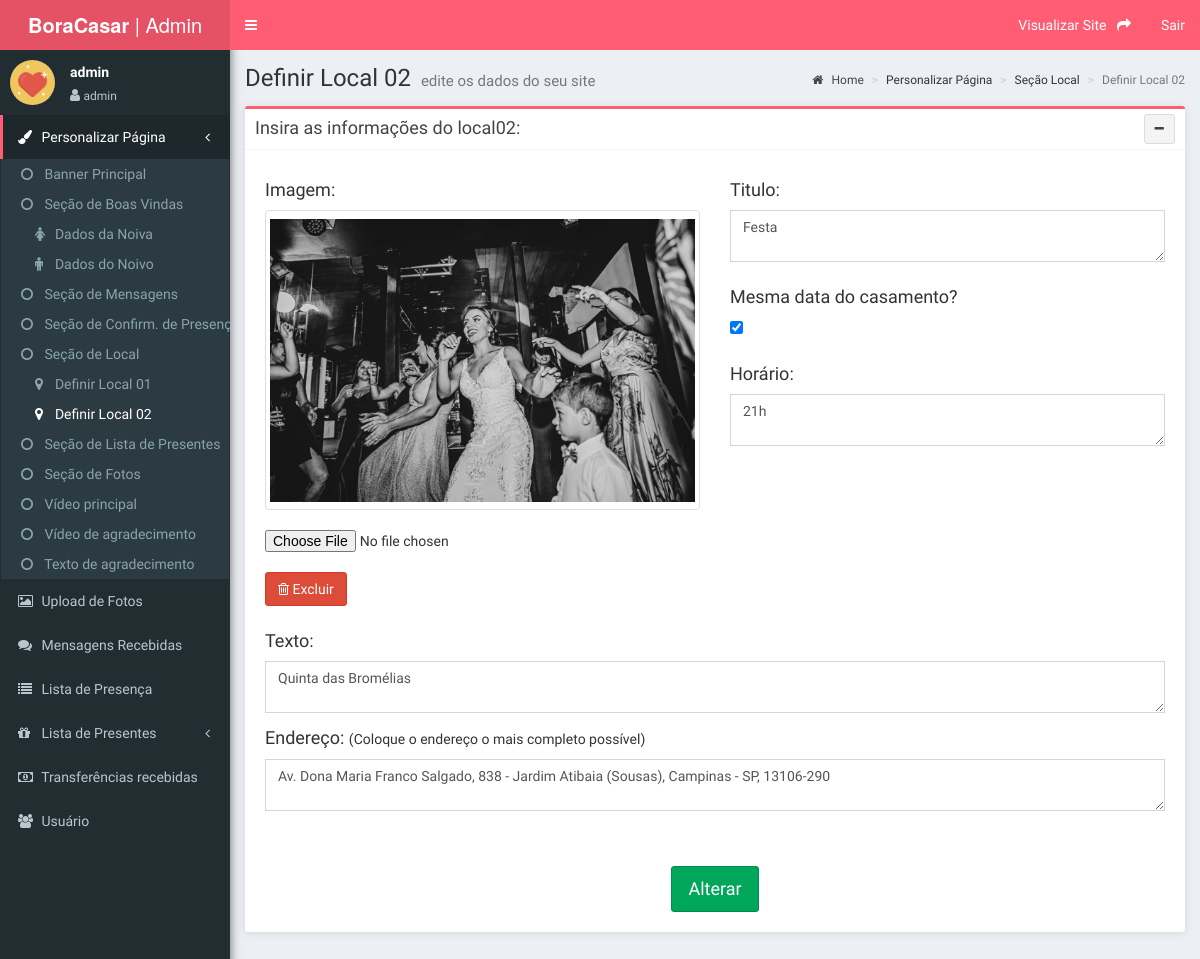
Screenshot of /personalizar-secao-local02 (signed in) with the database file from the repository.
### tables this page shows
CREATE TABLE `meusite` (
  `id` int NOT NULL,
  `titulo` text,
  `video` text,
  `cabecalho_imagem` text,
  `titulo_banner` text,
  `data_casamento` date DEFAULT NULL,
  `section01_titulo` text,
  `section01_subtitulo` text,
  `section01_texto` text,
  `local_titulo` text,
  `local_subtitulo` text,
  `local_imagem` text,
  `local_local01_titulo` text,
  `local_local01_horario` text,
  `local_local01_texto` text,
  `local_local01_imagem` text,
  `local_local01_mapa` text,
  `noiva_nome` text,
  `noiva_desc` text,
  `noiva_img` text,
  `noivo_nome` text,
  `noivo_desc` text,
  `noivo_img` text,
  `mensagens_titulo` text,
  `mensagens_subtitulo` text,
  `mensagens_imagem` text,
  `mensagens_quantidade` int DEFAULT NULL,
  `presenca_titulo` text,
  `presenca_subtitulo` text,
  `presenca_aviso` text,
  `fotos_titulo` text,
  `fotos_subtitulo` text,
  `presentes_titulo` text,
  `presentes_subtitulo` text,
  `pix` text,
  `pix_img` text,
  `video_presente` text,
  `brand` text,
  `texto_presente` text,
  `local_local02_titulo` text,
  `local_local02_horario` text,
  `local_local02_texto` text,
  `local_local02_imagem` text,
  `local_local02_mapa` text,
  `locais` int DEFAULT NULL,
  `tem_lista` int DEFAULT NULL,
  `data_local02` date DEFAULT NULL,
  `data_local01` date DEFAULT NULL,
  PRIMARY KEY (`id`)
);

### banco-meusite.php (called while the page is built, shortened)
<?php
function listaMeusite($conexao) {
    $query = "select * from meusite";
    $resultado = mysqli_query($conexao, $query);
    return mysqli_fetch_assoc($resultado);
}

### personalizar-secao-local02.php (the view, shortened to what this page needs)
<?php
require_once 'header.php';
require_once 'conecta.php';
require_once 'banco-meusite.php';
$infos = listaMeusite($conexao);
?>
  <div class="content-wrapper">
    <section class="content-header">
      <h1>
        Definir Local 02
        <small>edite os dados do seu site</small>
      </h1>
      <ol class="breadcrumb">
        <li><a href="/"><i class="fa fa-home"></i> Home</a></li>
        <li>Personalizar Página</li>
        <li>Seção Local</li>
        <li class="active">Definir Local 02</li>
      </ol>
    </section>
    <section class="content">
      <form action="altera-secao-local-local02.php" method="POST" enctype="multipart/form-data">
        <div class="box">
          <div class="box-header with-border">
            <h3 class="box-title">Insira as informações do local02:</h3>
            <div class="pull-right box-tools">
              <button type="button" class="btn btn-default btn-sm" data-widget="collapse" data-toggle="tooltip" title="" data-original-title="Collapse">
                <i class="fa fa-minus"></i></button>
            </div>
          </div>
          <div class="box-body pad" style="">
            <div class="box-body mb-1">
              <div class="row">
                <div class="col-md-6">
                    <div class="form-group">
                        <h4>Imagem:</h4>
                      <?php if (!empty($infos['local_local02_imagem'])): ?>
                      <img id="blah" src="upload/<?= ($infos['local_local02_imagem']) ?>" class="thumbnail img-rounded img-md"/>
                      <input id="imgLocalInput" value="<?= ($infos['local_local02_imagem']) ?>" type="file" name="local_local02_imagem" class="form-control-file" accept=".jpg, .jpeg, .heic, .webp">
                      <br>
                      <a data-url="apaga-foto-local2?id=" data-id="<?= $infos['local_local02_imagem'] ?>" class="btn btn-danger" data-toggle="modal" data-target="#modal-excluir">
                        <i class="fa fa-trash-o"></i> Excluir
                            </a>
                        <?php else: ?>
                        <img id="blah" src="img/img.jpg" class="thumbnail img-rounded img-md" />
                        <input id="imgLocalInput" value="<?= ($infos['local_local02_imagem']) ?>" type="file" name="local_local02_imagem" class="form-control-file" accept=".jpg, .jpeg, .heic, .webp">
                    <?php endif; ?>
                    </div>
                </div>
                <div class="col-md-6">
                    <div class="form-group">
                      <h4>Titulo:</h4>
                      <textarea name="local_local02_titulo" class="form-control"><?= htmlspecialchars($infos['local_local02_titulo']) ?></textarea>
                    </div>
                </div>
                <?php
$checked = ($infos['data_local02'] === $infos['data_casamento']) ? 'checked' : '';
?>
                <div class="col-md-6">
  <div class="form-group">
    <h4>Mesma data do casamento?</h4>
    <input
      type="checkbox"
      id="mesmaData"
      name="mesmaData"
      <?= $checked ?>
      onchange="atualizarDataFesta()">
  </div>
</div>
                <div class="col-md-6">
                    <div class="form-group">
                      <h4>Horário:</h4>
                      <textarea name="local_local02_horario" class="form-control"><?= htmlspecialchars($infos['local_local02_horario']) ?></textarea>
                    </div>
                </div>
                <div class="col-md-12">
                  <div class="form-group">
                    <h4>Texto:</h4>
                    <textarea type="text" name="local_local02_texto" class="form-control"><?= ($infos['local_local02_texto']) ?></textarea>
                  </div>
                </div>
                <div class="col-md-12">
                  <div class="form-group">
                    <span class="h4">Endereço: </span><span>(Coloque o endereço o mais completo possível)</p>
                    <textarea name="local_local02_mapa" class="form-control"><?= htmlspecialchars($infos['local_local02_mapa']) ?></textarea>
                  </div>
                </div>
              </div>
            </div>
          </div>
                  <div class="row">
          <div class="center-block text-center">
            <input type="submit" class="btn btn-success btn-lg margin-bottom margin" value="Alterar">
          </div>
        </div>
        </div>
      </form>
    </section>
  </div>
<?php
require_once 'footer.php';
?>

### header.php (shortened to what this page needs)
<!DOCTYPE html>
<html>
<head>
  <link rel="stylesheet" href="bower_components/bootstrap/dist/css/bootstrap.min.css">
  <link rel="stylesheet" href="bower_components/font-awesome/css/font-awesome.min.css">
  <link rel="stylesheet" href="bower_components/Ionicons/css/ionicons.min.css">
  <link rel="stylesheet" href="dist/css/AdminLTE.min.css">
  <link rel="stylesheet" href="dist/css/skins/_all-skins.min.css">
  <link rel="stylesheet" href="plugins/bootstrap-wysihtml5/bootstrap3-wysihtml5.min.css">
  <link rel="stylesheet" href="bower_components/datatables.net-bs/css/dataTables.bootstrap.min.css">
  <link rel="stylesheet" href="bower_components/bootstrap-daterangepicker/daterangepicker.css">
  <link rel="stylesheet" href="bower_components/bootstrap-datepicker/dist/css/bootstrap-datepicker.min.css">
  <link rel="stylesheet" href="dist/css/style.css">
  <link rel="stylesheet" href="dist/css/espacamento.css">
  <link rel="stylesheet" href="dist/css/tema.css">
</head>
<body class="hold-transition skin-purple sidebar-mini">
<div class="wrapper">
  <header class="main-header">
    <a href="personalizar-banner-principal" class="logo">
      <span class="logo-lg">
      <b>BoraCasar</b> | Admin
      </span>
    </a>
    <nav class="navbar navbar-static-top">
      <a href="#" class="sidebar-toggle" data-toggle="push-menu" role="button">
      </a>
      <div class="navbar-custom-menu">
        <ul class="nav navbar-nav">
          <li>
          <a href="\" target="_blank">Visualizar Site &nbsp <i class="fa fa-share"></i></a>
          </li>
          <li>
            <a href="logout">Sair</i></a>
          </li>
        </ul>
      </div>
    </nav>
  </header>
  <aside class="main-sidebar">
    <section class="sidebar">
      <div class="user-panel">
        <div class="pull-left image">
          <img src="dist/img/user.png" class="img-circle" alt="User Image">
        </div>
        <div class="pull-left info">
          <p><?= $_SESSION["usuario_nome"] ?></p>
       <i class="fa fa-user" style="color: #b8c7ce"></i> <span class="h6" style="color: #b8c7ce"><?= $_SESSION["usuario_permissao"] ?></span>
        </div>
      </div>
      <ul class="sidebar-menu" data-widget="tree">
<?php if ($_SESSION["usuario_permissao"] == "admin"){?>
        <li id="liPerso" class=" treeview">
          <a href="#">
            <i class="fa fa-paint-brush"></i> <span>Personalizar Página</span>
            <span class="pull-right-container">
              <i class="fa fa-angle-left pull-right"></i>
            </span>
          </a>
          <ul class="treeview-menu" style="">
            <li id="liPersoBanner"><a href="personalizar-banner-principal"><i class="fa fa-circle-o"></i> Banner Principal</a></li>
            <li id="liPersoSecaoBoasVindas"><a href="personalizar-secao-boas-vindas"><i class="fa fa-circle-o"></i> Seção de Boas Vindas</a></li>
            <li id="liPersoSecaoBoasVindasNoiva"><a href="personalizar-secao-boas-vindas-noiva"> &nbsp &nbsp <i class="fa fa-female"></i>Dados da Noiva</a></li>
            <li id="liPersoSecaoBoasVindasNoivo"><a href="personalizar-secao-boas-vindas-noivo"> &nbsp &nbsp <i class="fa fa-male"></i>Dados do Noivo</a></li>
            <li id="liPersoSecaoMensagens"><a href="personalizar-secao-mensagens"><i class="fa fa-circle-o"></i> Seção de Mensagens</a></li>
            <li id="liPersoSecaoPresenca"><a href="personalizar-secao-presenca"><i class="fa fa-circle-o"></i> Seção de Confirm. de Presença</a></li>
            <li id="liPersoSecaoLocal"><a href="personalizar-secao-local"><i class="fa fa-circle-o"></i> Seção de Local</a></li>
            <li id="liPersoSecaoLocal01"><a href="personalizar-secao-local01"> &nbsp &nbsp <i class="fa fa-map-marker"></i>Definir Local 01</a></li>
            <li id="liPersoSecaoLocal02"><a href="personalizar-secao-local02"> &nbsp &nbsp <i class="fa fa-map-marker"></i>Definir Local 02</a></li>
            <li id="liPersoSecaoPresentes"><a href="personalizar-secao-presentes"><i class="fa fa-circle-o"></i> Seção de Lista de Presentes</a></li>
            <li id="liPersoSecaoFotos"><a href="personalizar-secao-fotos"><i class="fa fa-circle-o"></i> Seção de Fotos</a></li>
            <li id="liPersoVideo"><a href="personalizar-video"><i class="fa fa-circle-o"></i> Vídeo principal</a></li>
            <li id="liPersoVideo2"><a href="personalizar-video2"><i class="fa fa-circle-o"></i> Vídeo de agradecimento</a></li>
            <li id="liPersoTextoPre"><a href="personalizar-texto-presente"><i class="fa fa-circle-o"></i> Texto de agradecimento</a></li>
          </ul>
        </li>
        <li id="liUpFotos"><a href="fotos">
          <i class="fa fa-photo"></i> <span>Upload de Fotos</span>
        </a></li>
        <li id="liMensagens"><a href="mensagens">
          <i class="fa fa-comments"></i> <span>Mensagens Recebidas</span>
        </a></li>
        <li id="liPresenca"><a href="presenca">
          <i class="fa fa-list"></i> <span>Lista de Presença</span>
        </a></li>
        <li id="liPresentes" class="treeview">
          <a href="#">
            <i class="fa fa-gift"></i> <span>Lista de Presentes</span>
            <span class="pull-right-container">
              <i class="fa fa-angle-left pull-right"></i>
            </span>
          </a>
        </li><li id="liTransfer"><a href="transferencias">
          <i class="fa fa-money"></i> <span>Transferências recebidas</span>
        </a></li>
        <li id="liUser"><a href="cadastro-usuarios">
          <i class="fa fa-users"></i> <span>Usuário</span>
        </a></li>
<?php } ?>
      </ul>
    </section>
  </aside>

### footer.php (shortened to what this page needs)
<?php
require_once 'conecta.php';
require_once 'banco-meusite.php';
?>
</body>
</html>

### rows the page displays
meusite: local_local02_imagem (picture), local_local02_titulo "Festa", local_local02_horario "21h", local_local02_texto "Quinta das Bromélias", local_local02_mapa "Av. Dona Maria Franco Salgado, 838 - Jardim Atibaia (Sousas), Campinas - SP, 13106-290"

### other values shown
$_SESSION["usuario_nome"] "admin"
$_SESSION["usuario_permissao"] "admin"
